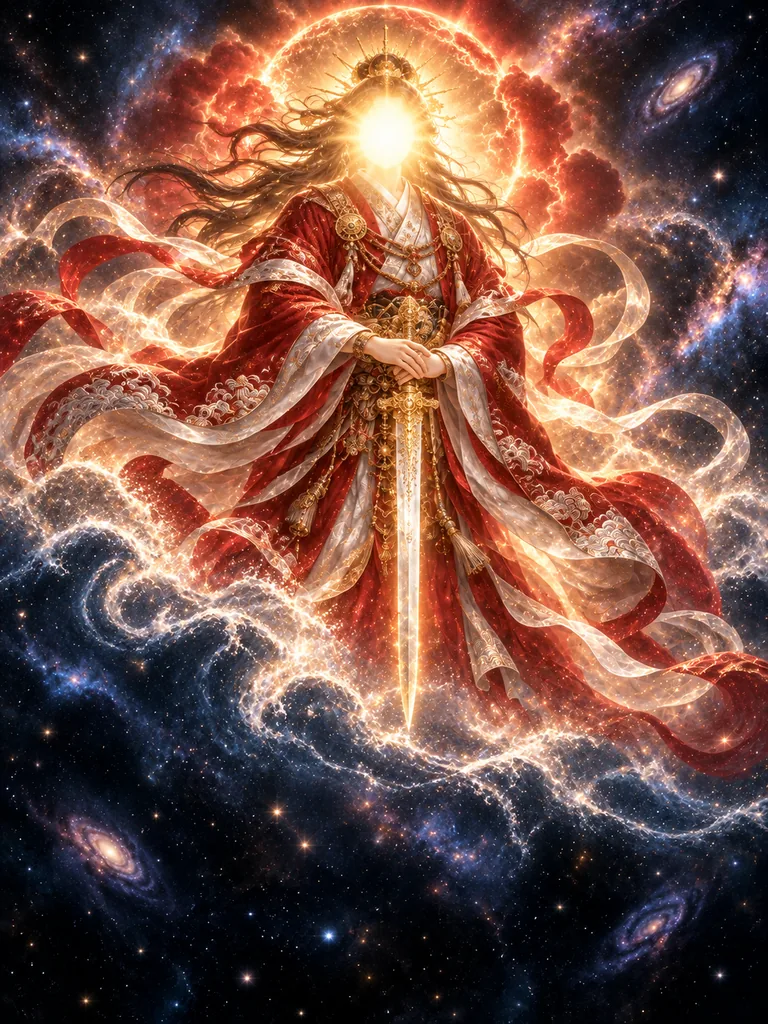
#> input picture img/guardian-1.webp, 768 x 1024 px
$ python make_torii.py ../img/guardian-1.webp ../img/guardian-11.webp 1.0
#> lines starting #> are read from the running program, lines starting #| are printed output that depends on the picture
# 鳥居の絵（黒背景のPNG）を、宇宙神社の空間に置ける形（RGBAのwebp）にする
# 使い方: このフォルダの一つ上（hoshi-no-yashiro）で  python docs/make_torii.py <元のPNG> <出力.webp> [持ち上げ倍率]
#   持ち上げ倍率は既定1.45（星々の鳥居）。星めぐりの鳥居は元が明るいので 1.0（2026-10-06）
#
# 加工は CONCEPT.md「画像の四角い枠を消す処理」と同じ（2026-07-20 に星々の鳥居で決めたもの）:
#   ・RGBは1.45倍に持ち上げる（鳥居の存在感を残す）
#   ・輝度からアルファを作る（smoothstep 0.04〜0.20）＝暗い星空のもやだけ透明になり、鳥居と地面の光は残る
#   ・縁120pxをコサインでフェード（板の四角い枠を消す）
#   黒つぶし方式は鳥居まで暗くなるので使わない（試して失敗）
import sys
import numpy as np
from PIL import Image

SIZE, EDGE = 768, 120


def process(src, dst, gain=1.45):
#> called with src = '../img/guardian-1.webp', dst = '../img/guardian-11.webp', gain = 1
    im = Image.open(src).convert('RGB').resize((SIZE, SIZE), Image.LANCZOS)
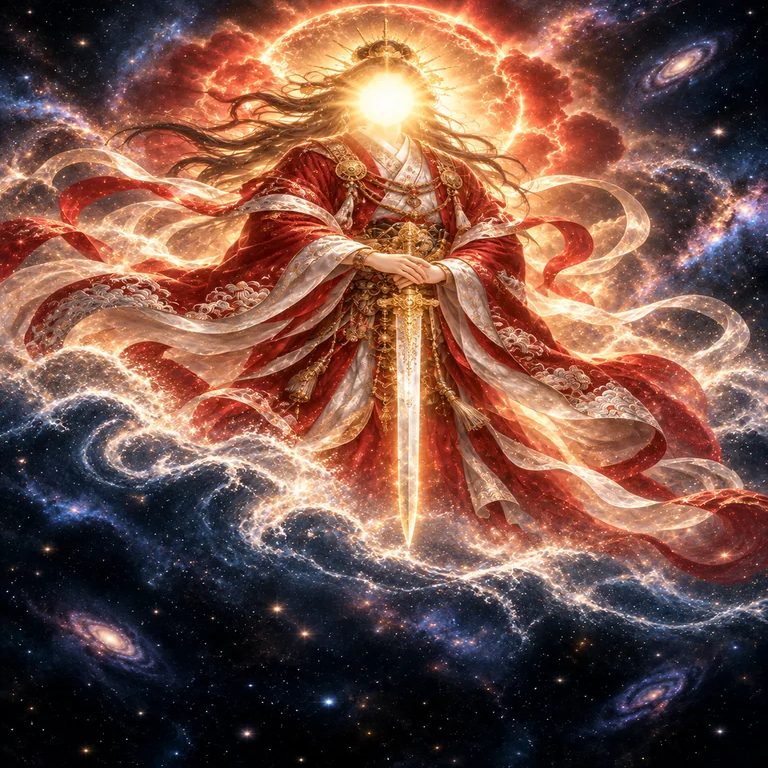
#> im: PIL image 768x768 RGB; mean R, G, B 117.9, 81.1, 70.4
    a = np.asarray(im).astype(np.float32) / 255
    lum = 0.2126 * a[..., 0] + 0.7152 * a[..., 1] + 0.0722 * a[..., 2]
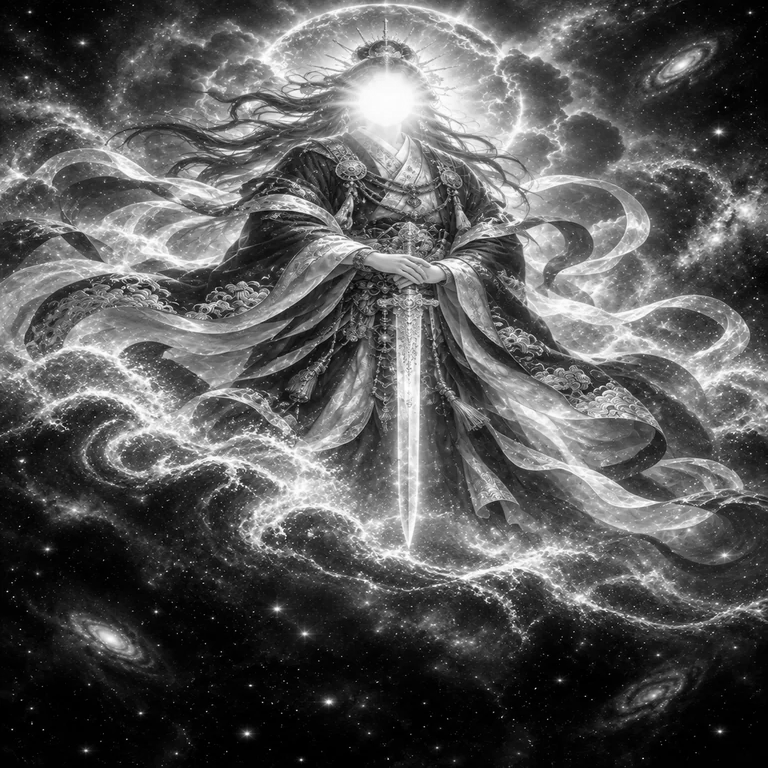
#> lum: shape (768, 768) float32; min 0, max 1, mean 0.346
    t = np.clip((lum - 0.04) / (0.20 - 0.04), 0, 1)
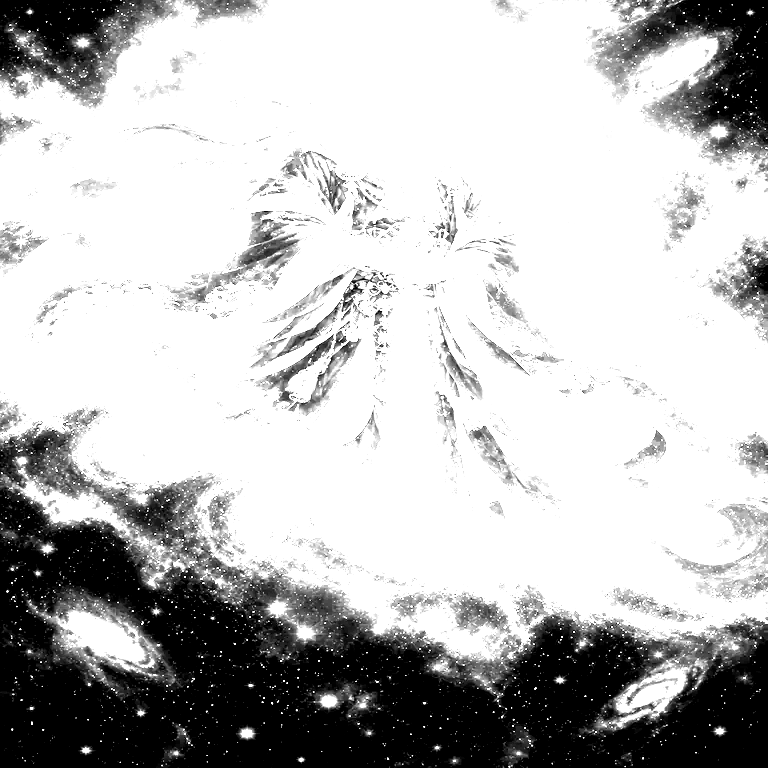
#> t: shape (768, 768) float32; min 0, max 1, mean 0.739
    alpha = t * t * (3 - 2 * t)
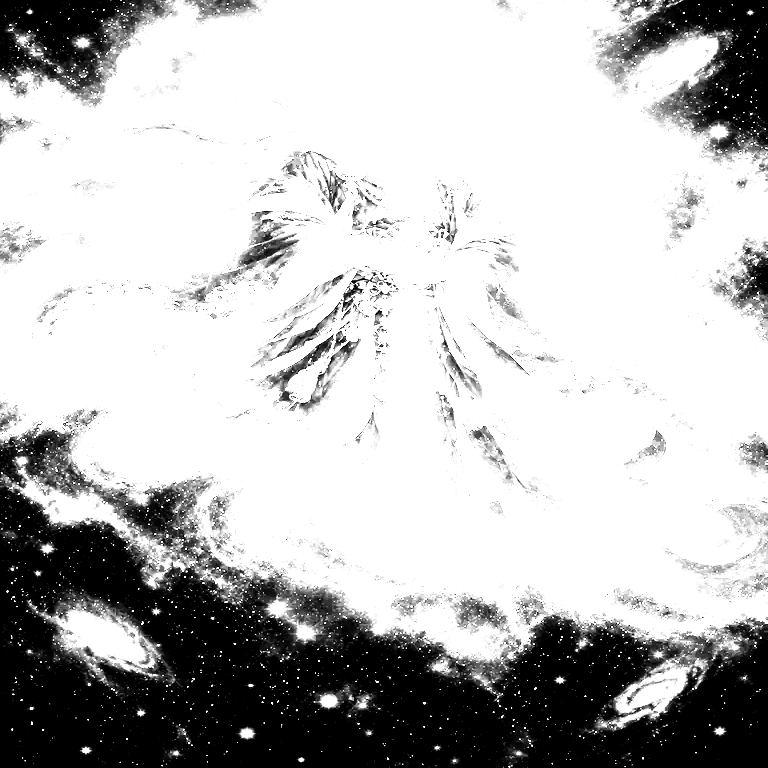
#> alpha: shape (768, 768) float32; min 0, max 1, mean 0.739
    yy, xx = np.mgrid[0:SIZE, 0:SIZE]
    d = np.minimum(np.minimum(xx, SIZE - 1 - xx), np.minimum(yy, SIZE - 1 - yy)).astype(np.float32)
    alpha *= 0.5 - 0.5 * np.cos(np.pi * np.clip(d / EDGE, 0, 1))
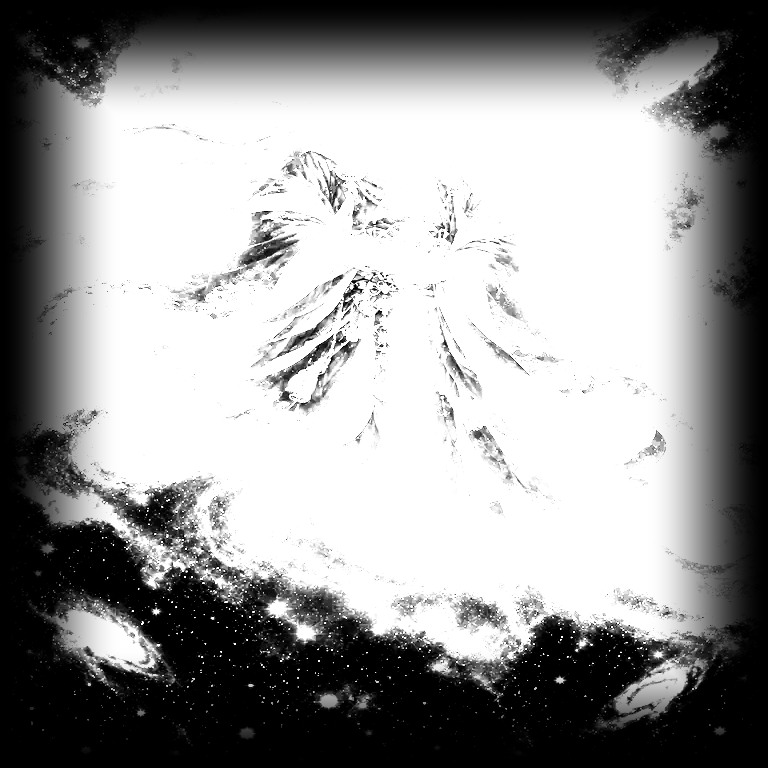
#> alpha: shape (768, 768) float32; min 0, max 1, mean 0.591
    rgb = np.clip(a * gain, 0, 1)
    out = (np.dstack([rgb, alpha]) * 255 + 0.5).astype(np.uint8)
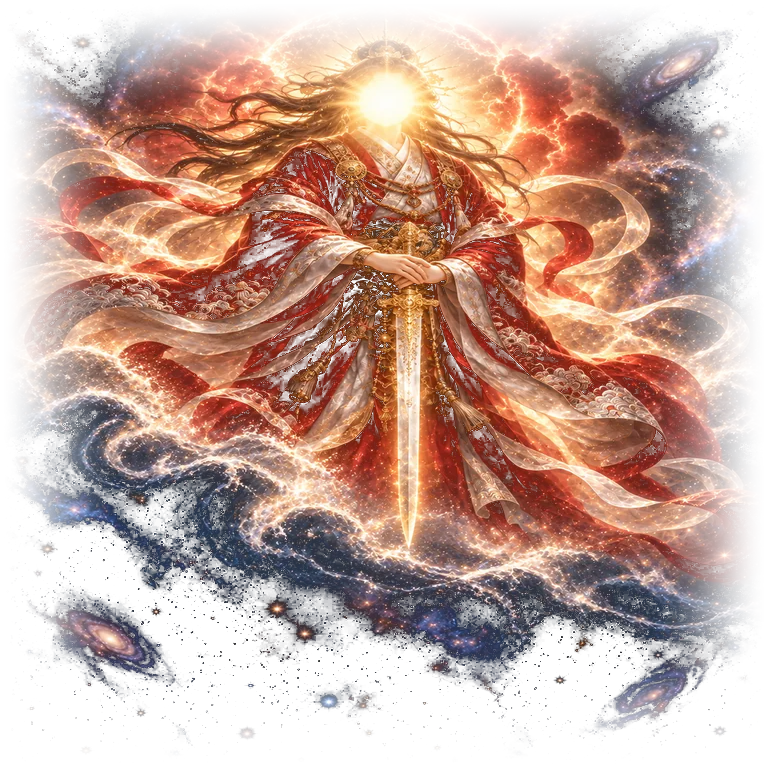
#> out: shape (768, 768, 4); mean R, G, B, A 117.9, 81.1, 70.4, 150.6; transparent parts drawn white
    Image.fromarray(out, 'RGBA').save(dst, 'WEBP', quality=85, method=6)


if __name__ == '__main__':
    process(sys.argv[1], sys.argv[2], float(sys.argv[3]) if len(sys.argv) > 3 else 1.45)
    print('saved', sys.argv[2])

$ run again, on img/guardian-2.webp
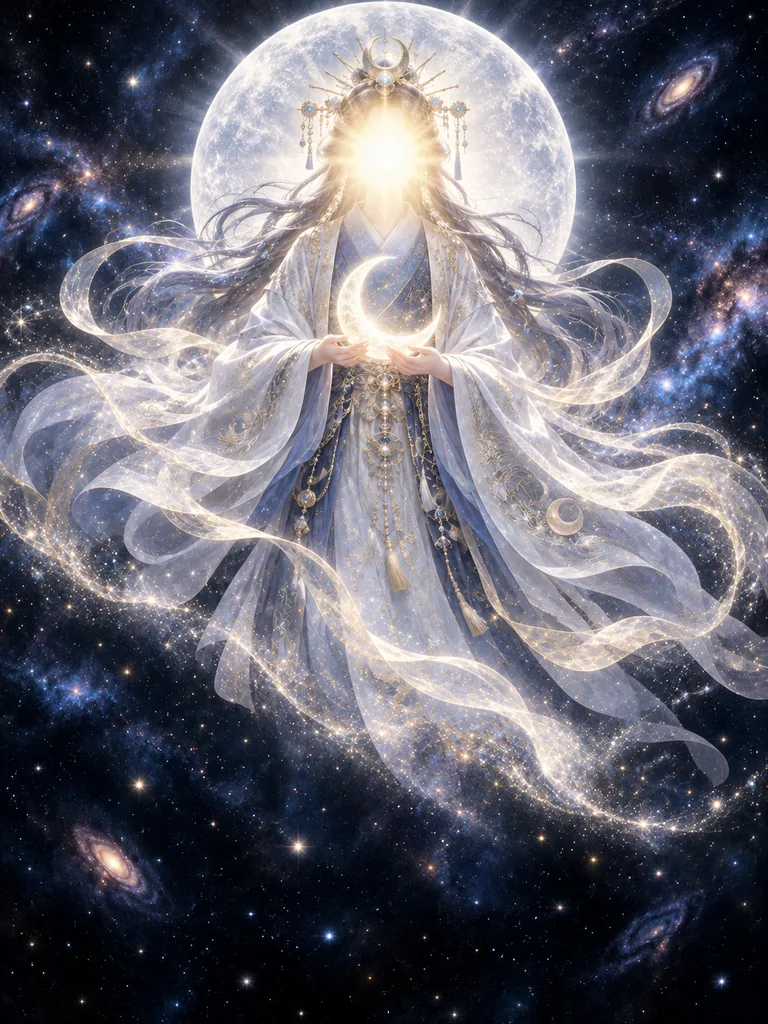
#> input picture img/guardian-2.webp, 768 x 1024 px
#> in process, `alpha *= 0.5 - 0.5 * np.cos(np.pi * np.clip(d / EDGE, 0, 1))`:
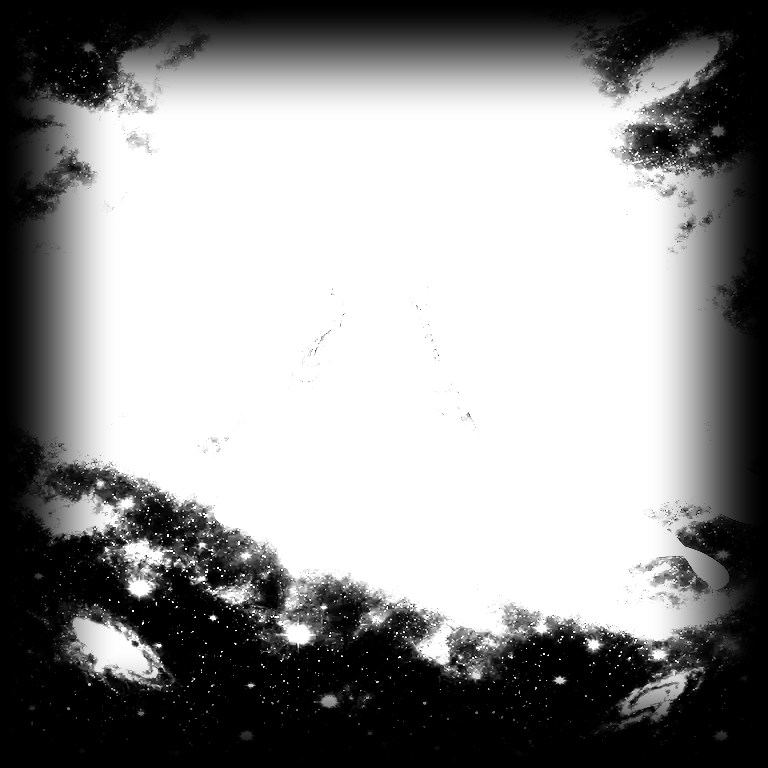
#> alpha: shape (768, 768) float32; min 0, max 1, mean 0.581
#> in process, `out = (np.dstack([rgb, alpha]) * 255 + 0.5).astype(np.uint8)`:
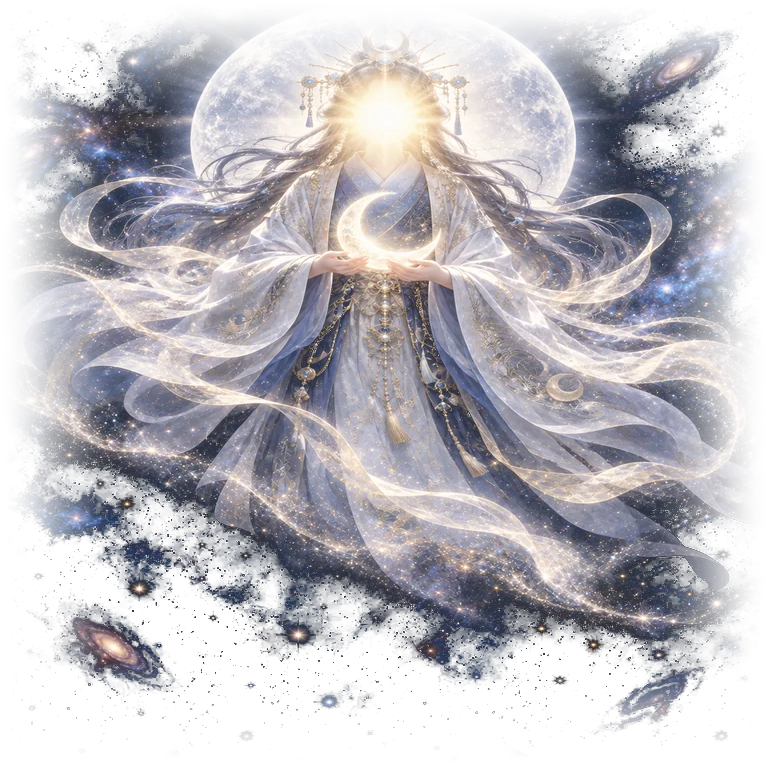
#> out: shape (768, 768, 4); mean R, G, B, A 101.5, 100.9, 111.1, 148.3; transparent parts drawn white

$ run again, on img/guardian-22.webp
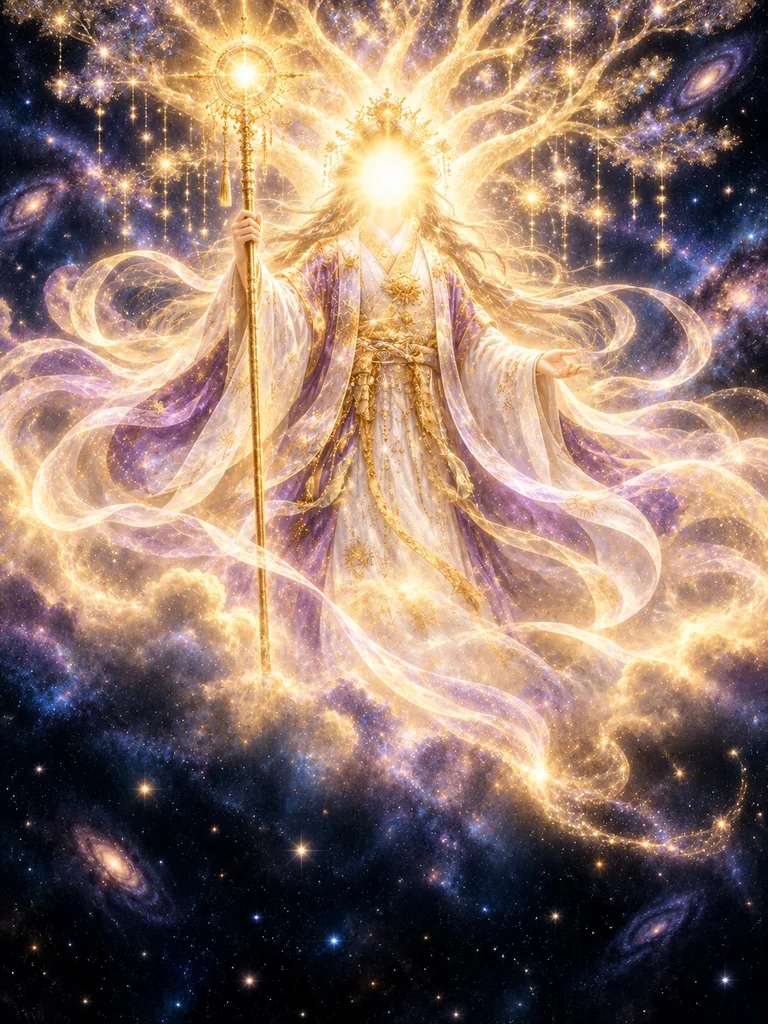
#> input picture img/guardian-22.webp, 768 x 1024 px
#> in process, `alpha *= 0.5 - 0.5 * np.cos(np.pi * np.clip(d / EDGE, 0, 1))`:
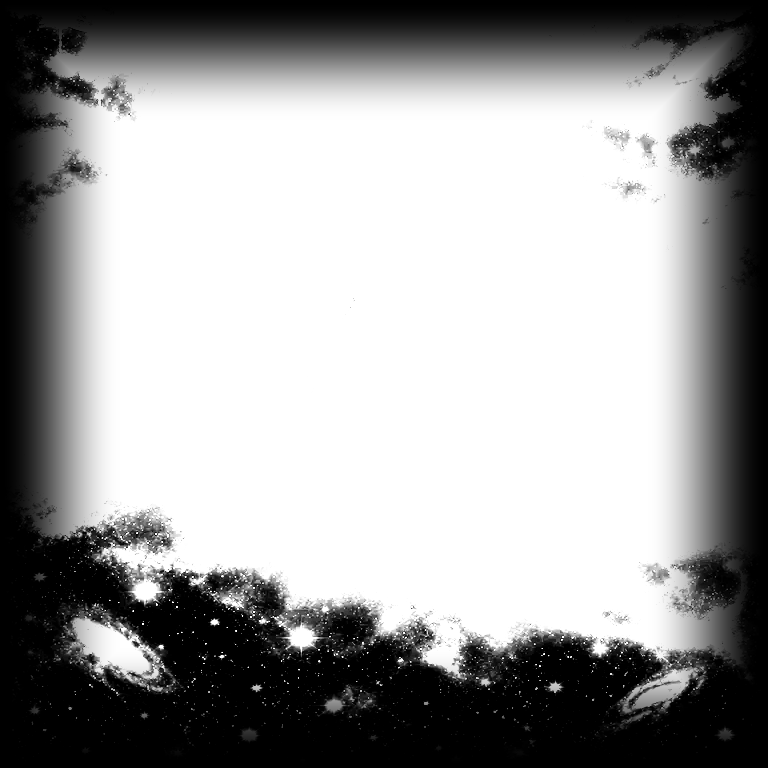
#> alpha: shape (768, 768) float32; min 0, max 1, mean 0.615
#> in process, `out = (np.dstack([rgb, alpha]) * 255 + 0.5).astype(np.uint8)`:
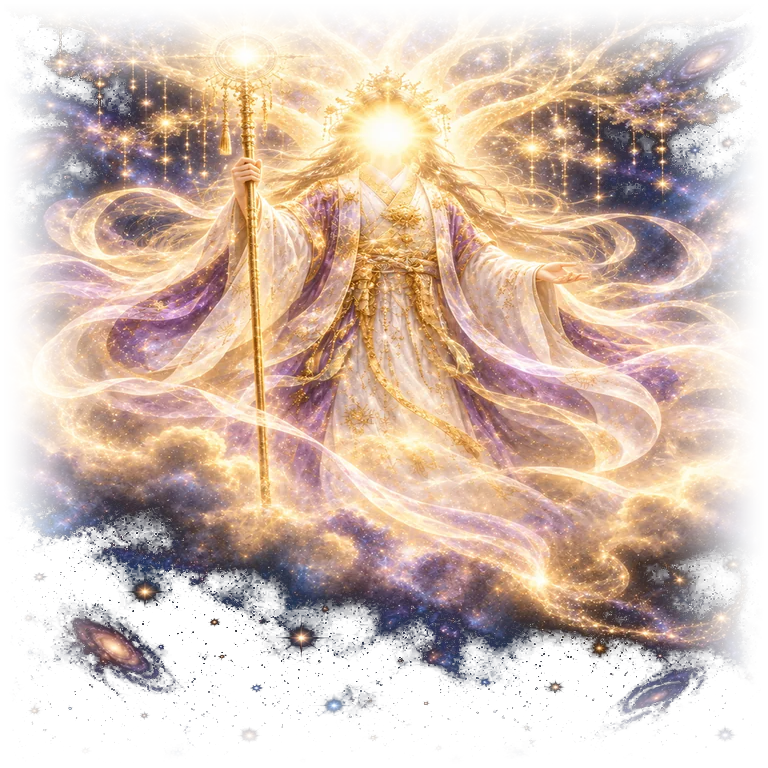
#> out: shape (768, 768, 4); mean R, G, B, A 142.1, 117.8, 105.5, 156.8; transparent parts drawn white
